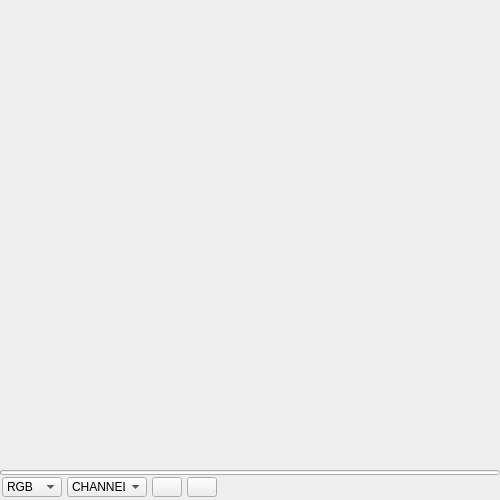
<?xml version="1.0" encoding="UTF-8"?>
<ui version="4.0">
 <class>sampler_widget</class>
 <widget class="QWidget" name="sampler_widget">
  <property name="geometry">
   <rect>
    <x>0</x>
    <y>0</y>
    <width>500</width>
    <height>500</height>
   </rect>
  </property>
  <layout class="QVBoxLayout" name="sampler_widget_layout">
   <property name="spacing">
    <number>0</number>
   </property>
   <property name="leftMargin">
    <number>0</number>
   </property>
   <property name="topMargin">
    <number>0</number>
   </property>
   <property name="rightMargin">
    <number>0</number>
   </property>
   <property name="bottomMargin">
    <number>0</number>
   </property>
   <item>
    <widget class="QWidget" name="display_frame" native="true">
     <property name="sizePolicy">
      <sizepolicy hsizetype="Ignored" vsizetype="Ignored">
       <horstretch>0</horstretch>
       <verstretch>0</verstretch>
      </sizepolicy>
     </property>
     <layout class="QVBoxLayout" name="display_frame_layout">
      <property name="spacing">
       <number>0</number>
      </property>
      <property name="leftMargin">
       <number>0</number>
      </property>
      <property name="topMargin">
       <number>0</number>
      </property>
      <property name="rightMargin">
       <number>0</number>
      </property>
      <property name="bottomMargin">
       <number>0</number>
      </property>
      <item>
       <widget class="QWidget" name="display_map" native="true">
        <property name="sizePolicy">
         <sizepolicy hsizetype="Ignored" vsizetype="Expanding">
          <horstretch>0</horstretch>
          <verstretch>0</verstretch>
         </sizepolicy>
        </property>
        <property name="minimumSize">
         <size>
          <width>0</width>
          <height>0</height>
         </size>
        </property>
        <property name="maximumSize">
         <size>
          <width>16777215</width>
          <height>16777215</height>
         </size>
        </property>
       </widget>
      </item>
      <item>
       <widget class="QStackedWidget" name="stacked_widget">
        <property name="maximumSize">
         <size>
          <width>16777215</width>
          <height>80</height>
         </size>
        </property>
        <property name="currentIndex">
         <number>0</number>
        </property>
        <widget class="QWidget" name="page_channel">
         <layout class="QVBoxLayout" name="page_channel_layout">
          <property name="spacing">
           <number>0</number>
          </property>
          <property name="leftMargin">
           <number>0</number>
          </property>
          <property name="topMargin">
           <number>0</number>
          </property>
          <property name="rightMargin">
           <number>0</number>
          </property>
          <property name="bottomMargin">
           <number>0</number>
          </property>
          <item>
           <widget class="QWidget" name="channel_select" native="true">
            <property name="sizePolicy">
             <sizepolicy hsizetype="Ignored" vsizetype="Expanding">
              <horstretch>0</horstretch>
              <verstretch>0</verstretch>
             </sizepolicy>
            </property>
            <property name="minimumSize">
             <size>
              <width>0</width>
              <height>0</height>
             </size>
            </property>
            <property name="maximumSize">
             <size>
              <width>16777215</width>
              <height>16777215</height>
             </size>
            </property>
           </widget>
          </item>
         </layout>
        </widget>
        <widget class="QWidget" name="page_range">
         <layout class="QVBoxLayout" name="page_range_layout">
          <property name="spacing">
           <number>0</number>
          </property>
          <property name="leftMargin">
           <number>0</number>
          </property>
          <property name="topMargin">
           <number>0</number>
          </property>
          <property name="rightMargin">
           <number>0</number>
          </property>
          <property name="bottomMargin">
           <number>0</number>
          </property>
          <item>
           <widget class="QWidget" name="range_0" native="true">
            <property name="sizePolicy">
             <sizepolicy hsizetype="Ignored" vsizetype="Ignored">
              <horstretch>0</horstretch>
              <verstretch>0</verstretch>
             </sizepolicy>
            </property>
            <property name="minimumSize">
             <size>
              <width>0</width>
              <height>0</height>
             </size>
            </property>
            <property name="maximumSize">
             <size>
              <width>16777215</width>
              <height>16777215</height>
             </size>
            </property>
           </widget>
          </item>
          <item>
           <widget class="QWidget" name="range_1" native="true">
            <property name="sizePolicy">
             <sizepolicy hsizetype="Ignored" vsizetype="Ignored">
              <horstretch>0</horstretch>
              <verstretch>0</verstretch>
             </sizepolicy>
            </property>
            <property name="minimumSize">
             <size>
              <width>0</width>
              <height>0</height>
             </size>
            </property>
            <property name="maximumSize">
             <size>
              <width>16777215</width>
              <height>16777215</height>
             </size>
            </property>
           </widget>
          </item>
          <item>
           <widget class="QWidget" name="range_2" native="true">
            <property name="sizePolicy">
             <sizepolicy hsizetype="Ignored" vsizetype="Ignored">
              <horstretch>0</horstretch>
              <verstretch>0</verstretch>
             </sizepolicy>
            </property>
            <property name="minimumSize">
             <size>
              <width>0</width>
              <height>0</height>
             </size>
            </property>
            <property name="maximumSize">
             <size>
              <width>16777215</width>
              <height>16777215</height>
             </size>
            </property>
           </widget>
          </item>
          <item>
           <widget class="QWidget" name="range_3" native="true">
            <property name="sizePolicy">
             <sizepolicy hsizetype="Ignored" vsizetype="Ignored">
              <horstretch>0</horstretch>
              <verstretch>0</verstretch>
             </sizepolicy>
            </property>
            <property name="minimumSize">
             <size>
              <width>0</width>
              <height>0</height>
             </size>
            </property>
            <property name="maximumSize">
             <size>
              <width>16777215</width>
              <height>16777215</height>
             </size>
            </property>
           </widget>
          </item>
         </layout>
        </widget>
       </widget>
      </item>
     </layout>
    </widget>
   </item>
   <item>
    <widget class="QProgressBar" name="progress_bar">
     <property name="sizePolicy">
      <sizepolicy hsizetype="Ignored" vsizetype="Fixed">
       <horstretch>0</horstretch>
       <verstretch>0</verstretch>
      </sizepolicy>
     </property>
     <property name="minimumSize">
      <size>
       <width>0</width>
       <height>5</height>
      </size>
     </property>
     <property name="maximumSize">
      <size>
       <width>16777215</width>
       <height>5</height>
      </size>
     </property>
     <property name="value">
      <number>0</number>
     </property>
     <property name="alignment">
      <set>Qt::AlignCenter</set>
     </property>
     <property name="textVisible">
      <bool>false</bool>
     </property>
    </widget>
   </item>
   <item>
    <widget class="QWidget" name="footer" native="true">
     <property name="sizePolicy">
      <sizepolicy hsizetype="Expanding" vsizetype="Fixed">
       <horstretch>0</horstretch>
       <verstretch>0</verstretch>
      </sizepolicy>
     </property>
     <layout class="QVBoxLayout" name="footer_layout">
      <property name="spacing">
       <number>0</number>
      </property>
      <property name="leftMargin">
       <number>0</number>
      </property>
      <property name="topMargin">
       <number>0</number>
      </property>
      <property name="rightMargin">
       <number>0</number>
      </property>
      <property name="bottomMargin">
       <number>0</number>
      </property>
      <item>
       <widget class="QWidget" name="footer_widget" native="true">
        <property name="sizePolicy">
         <sizepolicy hsizetype="Preferred" vsizetype="Fixed">
          <horstretch>0</horstretch>
          <verstretch>0</verstretch>
         </sizepolicy>
        </property>
        <property name="minimumSize">
         <size>
          <width>0</width>
          <height>25</height>
         </size>
        </property>
        <property name="maximumSize">
         <size>
          <width>16777215</width>
          <height>25</height>
         </size>
        </property>
        <layout class="QHBoxLayout" name="footer_widget_layout">
         <property name="spacing">
          <number>5</number>
         </property>
         <property name="leftMargin">
          <number>2</number>
         </property>
         <property name="topMargin">
          <number>1</number>
         </property>
         <property name="rightMargin">
          <number>2</number>
         </property>
         <property name="bottomMargin">
          <number>1</number>
         </property>
         <item>
          <widget class="QComboBox" name="color_space">
           <property name="sizePolicy">
            <sizepolicy hsizetype="Fixed" vsizetype="Fixed">
             <horstretch>0</horstretch>
             <verstretch>0</verstretch>
            </sizepolicy>
           </property>
           <property name="minimumSize">
            <size>
             <width>60</width>
             <height>20</height>
            </size>
           </property>
           <property name="maximumSize">
            <size>
             <width>60</width>
             <height>20</height>
            </size>
           </property>
           <property name="focusPolicy">
            <enum>Qt::NoFocus</enum>
           </property>
           <property name="currentIndex">
            <number>1</number>
           </property>
           <item>
            <property name="text">
             <string>A</string>
            </property>
           </item>
           <item>
            <property name="text">
             <string>RGB</string>
            </property>
           </item>
           <item>
            <property name="text">
             <string>CMY</string>
            </property>
           </item>
           <item>
            <property name="text">
             <string>CMYK</string>
            </property>
           </item>
           <item>
            <property name="text">
             <string>RYB</string>
            </property>
           </item>
           <item>
            <property name="text">
             <string>YUV</string>
            </property>
           </item>
           <item>
            <property name="text">
             <string>HSV</string>
            </property>
           </item>
           <item>
            <property name="text">
             <string>HSL</string>
            </property>
           </item>
           <item>
            <property name="text">
             <string>HCY</string>
            </property>
           </item>
           <item>
            <property name="text">
             <string>ARD</string>
            </property>
           </item>
           <item>
            <property name="text">
             <string>XYZ</string>
            </property>
           </item>
           <item>
            <property name="text">
             <string>XYY</string>
            </property>
           </item>
           <item>
            <property name="text">
             <string>LAB</string>
            </property>
           </item>
           <item>
            <property name="text">
             <string>LCH</string>
            </property>
           </item>
          </widget>
         </item>
         <item>
          <widget class="QComboBox" name="split_method">
           <property name="minimumSize">
            <size>
             <width>0</width>
             <height>20</height>
            </size>
           </property>
           <property name="maximumSize">
            <size>
             <width>80</width>
             <height>20</height>
            </size>
           </property>
           <item>
            <property name="text">
             <string>CHANNEL</string>
            </property>
           </item>
           <item>
            <property name="text">
             <string>RANGE</string>
            </property>
           </item>
          </widget>
         </item>
         <item>
          <widget class="QPushButton" name="run">
           <property name="minimumSize">
            <size>
             <width>30</width>
             <height>20</height>
            </size>
           </property>
           <property name="maximumSize">
            <size>
             <width>30</width>
             <height>20</height>
            </size>
           </property>
           <property name="focusPolicy">
            <enum>Qt::NoFocus</enum>
           </property>
           <property name="text">
            <string/>
           </property>
          </widget>
         </item>
         <item>
          <widget class="QPushButton" name="insert">
           <property name="minimumSize">
            <size>
             <width>30</width>
             <height>20</height>
            </size>
           </property>
           <property name="maximumSize">
            <size>
             <width>30</width>
             <height>20</height>
            </size>
           </property>
           <property name="focusPolicy">
            <enum>Qt::NoFocus</enum>
           </property>
           <property name="text">
            <string/>
           </property>
          </widget>
         </item>
         <item>
          <widget class="QLabel" name="label">
           <property name="sizePolicy">
            <sizepolicy hsizetype="Ignored" vsizetype="Fixed">
             <horstretch>0</horstretch>
             <verstretch>0</verstretch>
            </sizepolicy>
           </property>
           <property name="minimumSize">
            <size>
             <width>0</width>
             <height>20</height>
            </size>
           </property>
           <property name="maximumSize">
            <size>
             <width>16777215</width>
             <height>20</height>
            </size>
           </property>
           <property name="lineWidth">
            <number>0</number>
           </property>
           <property name="text">
            <string/>
           </property>
           <property name="alignment">
            <set>Qt::AlignCenter</set>
           </property>
          </widget>
         </item>
         <item>
          <widget class="QPushButton" name="settings">
           <property name="sizePolicy">
            <sizepolicy hsizetype="Fixed" vsizetype="Fixed">
             <horstretch>0</horstretch>
             <verstretch>0</verstretch>
            </sizepolicy>
           </property>
           <property name="minimumSize">
            <size>
             <width>20</width>
             <height>20</height>
            </size>
           </property>
           <property name="maximumSize">
            <size>
             <width>20</width>
             <height>20</height>
            </size>
           </property>
           <property name="focusPolicy">
            <enum>Qt::NoFocus</enum>
           </property>
           <property name="text">
            <string/>
           </property>
           <property name="flat">
            <bool>true</bool>
           </property>
          </widget>
         </item>
        </layout>
       </widget>
      </item>
     </layout>
    </widget>
   </item>
  </layout>
 </widget>
 <resources/>
 <connections/>
</ui>
